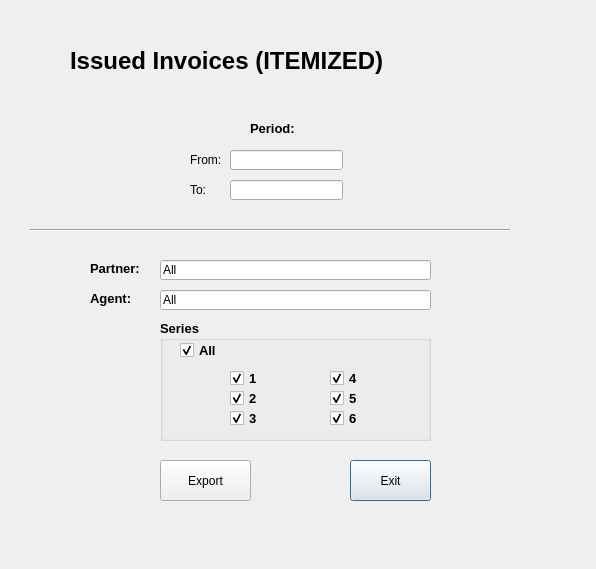
<?xml version="1.0" encoding="UTF-8"?>
<ui version="4.0">
 <class>Dialog</class>
 <widget class="QDialog" name="Dialog">
  <property name="geometry">
   <rect>
    <x>0</x>
    <y>0</y>
    <width>596</width>
    <height>569</height>
   </rect>
  </property>
  <property name="windowTitle">
   <string>Dialog</string>
  </property>
  <widget class="QLineEdit" name="partner">
   <property name="geometry">
    <rect>
     <x>160</x>
     <y>260</y>
     <width>271</width>
     <height>20</height>
    </rect>
   </property>
   <property name="text">
    <string>All</string>
   </property>
  </widget>
  <widget class="QLabel" name="label_2">
   <property name="geometry">
    <rect>
     <x>250</x>
     <y>120</y>
     <width>101</width>
     <height>16</height>
    </rect>
   </property>
   <property name="font">
    <font>
     <pointsize>10</pointsize>
     <weight>75</weight>
     <bold>true</bold>
    </font>
   </property>
   <property name="text">
    <string>Period:</string>
   </property>
  </widget>
  <widget class="QLabel" name="label">
   <property name="geometry">
    <rect>
     <x>70</x>
     <y>40</y>
     <width>491</width>
     <height>41</height>
    </rect>
   </property>
   <property name="font">
    <font>
     <pointsize>18</pointsize>
     <weight>75</weight>
     <bold>true</bold>
    </font>
   </property>
   <property name="text">
    <string>Issued Invoices (ITEMIZED) </string>
   </property>
  </widget>
  <widget class="QLabel" name="label_4">
   <property name="geometry">
    <rect>
     <x>190</x>
     <y>180</y>
     <width>30</width>
     <height>20</height>
    </rect>
   </property>
   <property name="text">
    <string>To:</string>
   </property>
  </widget>
  <widget class="QLineEdit" name="to">
   <property name="geometry">
    <rect>
     <x>230</x>
     <y>180</y>
     <width>113</width>
     <height>20</height>
    </rect>
   </property>
  </widget>
  <widget class="QLabel" name="label_6">
   <property name="geometry">
    <rect>
     <x>90</x>
     <y>290</y>
     <width>61</width>
     <height>16</height>
    </rect>
   </property>
   <property name="font">
    <font>
     <pointsize>10</pointsize>
     <weight>75</weight>
     <bold>true</bold>
    </font>
   </property>
   <property name="text">
    <string>Agent:</string>
   </property>
  </widget>
  <widget class="QLabel" name="label_3">
   <property name="geometry">
    <rect>
     <x>190</x>
     <y>150</y>
     <width>30</width>
     <height>20</height>
    </rect>
   </property>
   <property name="text">
    <string>From:</string>
   </property>
  </widget>
  <widget class="QPushButton" name="pushButton">
   <property name="geometry">
    <rect>
     <x>350</x>
     <y>460</y>
     <width>81</width>
     <height>41</height>
    </rect>
   </property>
   <property name="text">
    <string>Exit</string>
   </property>
  </widget>
  <widget class="QLabel" name="label_5">
   <property name="geometry">
    <rect>
     <x>90</x>
     <y>260</y>
     <width>61</width>
     <height>16</height>
    </rect>
   </property>
   <property name="font">
    <font>
     <pointsize>10</pointsize>
     <weight>75</weight>
     <bold>true</bold>
    </font>
   </property>
   <property name="text">
    <string>Partner:</string>
   </property>
  </widget>
  <widget class="QPushButton" name="_export">
   <property name="geometry">
    <rect>
     <x>160</x>
     <y>460</y>
     <width>91</width>
     <height>41</height>
    </rect>
   </property>
   <property name="text">
    <string>Export</string>
   </property>
  </widget>
  <widget class="QLineEdit" name="agent">
   <property name="geometry">
    <rect>
     <x>160</x>
     <y>290</y>
     <width>271</width>
     <height>20</height>
    </rect>
   </property>
   <property name="text">
    <string>All</string>
   </property>
  </widget>
  <widget class="QGroupBox" name="groupBox_series">
   <property name="geometry">
    <rect>
     <x>160</x>
     <y>320</y>
     <width>271</width>
     <height>121</height>
    </rect>
   </property>
   <property name="font">
    <font>
     <pointsize>10</pointsize>
     <weight>75</weight>
     <bold>true</bold>
    </font>
   </property>
   <property name="title">
    <string>Series</string>
   </property>
   <widget class="QCheckBox" name="series_all">
    <property name="geometry">
     <rect>
      <x>20</x>
      <y>20</y>
      <width>40</width>
      <height>20</height>
     </rect>
    </property>
    <property name="text">
     <string>All</string>
    </property>
    <property name="checked">
     <bool>true</bool>
    </property>
   </widget>
   <widget class="QCheckBox" name="serie_1">
    <property name="geometry">
     <rect>
      <x>70</x>
      <y>50</y>
      <width>35</width>
      <height>17</height>
     </rect>
    </property>
    <property name="text">
     <string>1</string>
    </property>
    <property name="checked">
     <bool>true</bool>
    </property>
   </widget>
   <widget class="QCheckBox" name="serie_2">
    <property name="geometry">
     <rect>
      <x>70</x>
      <y>70</y>
      <width>35</width>
      <height>17</height>
     </rect>
    </property>
    <property name="text">
     <string>2</string>
    </property>
    <property name="checked">
     <bool>true</bool>
    </property>
   </widget>
   <widget class="QCheckBox" name="serie_3">
    <property name="geometry">
     <rect>
      <x>70</x>
      <y>90</y>
      <width>35</width>
      <height>17</height>
     </rect>
    </property>
    <property name="text">
     <string>3</string>
    </property>
    <property name="checked">
     <bool>true</bool>
    </property>
   </widget>
   <widget class="QCheckBox" name="serie_4">
    <property name="geometry">
     <rect>
      <x>170</x>
      <y>50</y>
      <width>35</width>
      <height>17</height>
     </rect>
    </property>
    <property name="text">
     <string>4</string>
    </property>
    <property name="checked">
     <bool>true</bool>
    </property>
   </widget>
   <widget class="QCheckBox" name="serie_5">
    <property name="geometry">
     <rect>
      <x>170</x>
      <y>70</y>
      <width>35</width>
      <height>17</height>
     </rect>
    </property>
    <property name="text">
     <string>5</string>
    </property>
    <property name="checked">
     <bool>true</bool>
    </property>
   </widget>
   <widget class="QCheckBox" name="serie_6">
    <property name="geometry">
     <rect>
      <x>170</x>
      <y>90</y>
      <width>35</width>
      <height>17</height>
     </rect>
    </property>
    <property name="text">
     <string>6</string>
    </property>
    <property name="checked">
     <bool>true</bool>
    </property>
   </widget>
  </widget>
  <widget class="Line" name="line">
   <property name="geometry">
    <rect>
     <x>30</x>
     <y>220</y>
     <width>480</width>
     <height>20</height>
    </rect>
   </property>
   <property name="orientation">
    <enum>Qt::Horizontal</enum>
   </property>
  </widget>
  <widget class="QLineEdit" name="_from">
   <property name="geometry">
    <rect>
     <x>230</x>
     <y>150</y>
     <width>113</width>
     <height>20</height>
    </rect>
   </property>
  </widget>
 </widget>
 <resources/>
 <connections>
  <connection>
   <sender>pushButton</sender>
   <signal>clicked()</signal>
   <receiver>Dialog</receiver>
   <slot>accept()</slot>
   <hints>
    <hint type="sourcelabel">
     <x>398</x>
     <y>487</y>
    </hint>
    <hint type="destinationlabel">
     <x>482</x>
     <y>487</y>
    </hint>
   </hints>
  </connection>
 </connections>
</ui>
